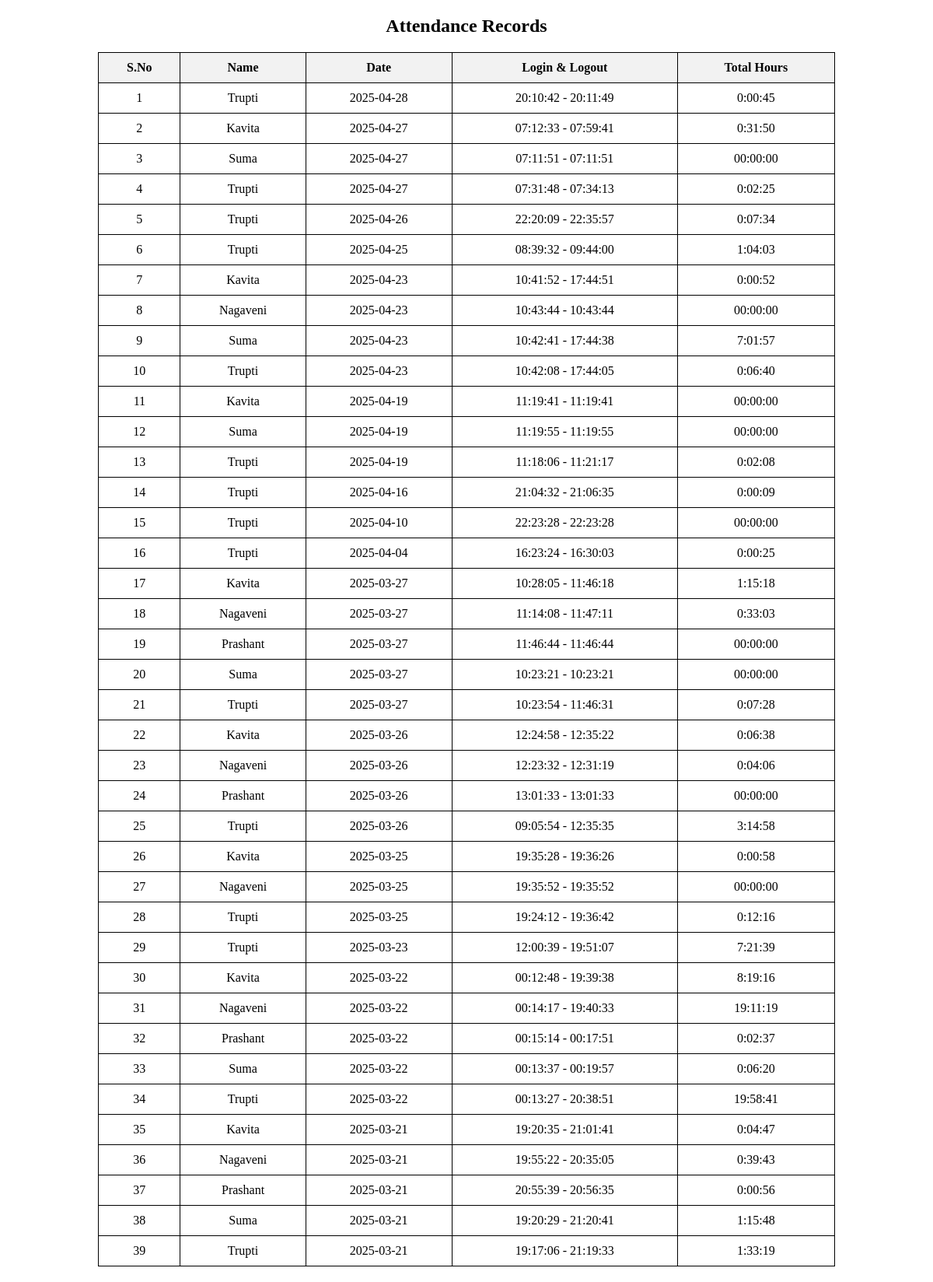
The page / on the database its author committed.
### tables this page shows
CREATE TABLE attendance (
            id INTEGER PRIMARY KEY AUTOINCREMENT,
            name TEXT NOT NULL,
            day TEXT NOT NULL,  -- Date of attendance entry
            login_logout TEXT NOT NULL,  -- Stores all login/logout times in one row per day
            total_hours TEXT NOT NULL,    -- Stores total hours for the day
            UNIQUE(name, day)  -- Ensure each student has only one row per day
        );

### app.py (the view)
@app.route('/')
def index():
    records = fetch_attendance()
    print(f"[DEBUG] {len(records)} attendance records retrieved.")
    return render_template('attendance.html', attendance=records)

### templates/attendance.html (shortened to what this page needs)
<!DOCTYPE html>
<html lang="en">
<head>
</head>
<body>
    <h2 style="text-align:center;">Attendance Records</h2>
    <table>
        <tr>
            <th>S.No</th>
            <th>Name</th>
            <th>Date</th>
            <th>Login & Logout</th>
            <th>Total Hours</th>
        </tr>
        {% for row in attendance %}
        <tr>
            <td>{{ row[0] }}</td>
            <td>{{ row[1] }}</td>
            <td>{{ row[2] }}</td>
            <td>{{ row[3] }}</td>
            <td>{{ row[4] }}</td>
        </tr>
        {% endfor %}
    </table>
</body>
</html>

### templates/attendance.html (style rules this page uses)
table { width: 80%; margin: 20px auto; border-collapse: collapse; }
th, td { border: 1px solid black; padding: 10px; text-align: center; }
th { background-color: #f2f2f2; }

### rows shown on the page
attendance: row "1", name "Trupti", day "2025-04-28", row "20:10:42 - 20:11:49", total_hours "0:00:45"
attendance: row "2", name "Kavita", day "2025-04-27", row "07:12:33 - 07:59:41", total_hours "0:31:50"
attendance: row "3", name "Suma", day "2025-04-27", row "07:11:51 - 07:11:51", total_hours "00:00:00"
attendance: row "4", name "Trupti", day "2025-04-27", row "07:31:48 - 07:34:13", total_hours "0:02:25"
attendance: row "5", name "Trupti", day "2025-04-26", row "22:20:09 - 22:35:57", total_hours "0:07:34"
attendance: row "6", name "Trupti", day "2025-04-25", row "08:39:32 - 09:44:00", total_hours "1:04:03"
attendance: row "7", name "Kavita", day "2025-04-23", row "10:41:52 - 17:44:51", total_hours "0:00:52"
attendance: row "8", name "Nagaveni", day "2025-04-23", row "10:43:44 - 10:43:44", total_hours "00:00:00"
attendance: row "9", name "Suma", day "2025-04-23", row "10:42:41 - 17:44:38", total_hours "7:01:57"
attendance: row "10", name "Trupti", day "2025-04-23", row "10:42:08 - 17:44:05", total_hours "0:06:40"
attendance: row "11", name "Kavita", day "2025-04-19", row "11:19:41 - 11:19:41", total_hours "00:00:00"
attendance: row "12", name "Suma", day "2025-04-19", row "11:19:55 - 11:19:55", total_hours "00:00:00"
attendance: row "13", name "Trupti", day "2025-04-19", row "11:18:06 - 11:21:17", total_hours "0:02:08"
attendance: row "14", name "Trupti", day "2025-04-16", row "21:04:32 - 21:06:35", total_hours "0:00:09"
attendance: row "15", name "Trupti", day "2025-04-10", row "22:23:28 - 22:23:28", total_hours "00:00:00"
attendance: row "16", name "Trupti", day "2025-04-04", row "16:23:24 - 16:30:03", total_hours "0:00:25"
attendance: row "17", name "Kavita", day "2025-03-27", row "10:28:05 - 11:46:18", total_hours "1:15:18"
attendance: row "18", name "Nagaveni", day "2025-03-27", row "11:14:08 - 11:47:11", total_hours "0:33:03"
attendance: row "19", name "Prashant", day "2025-03-27", row "11:46:44 - 11:46:44", total_hours "00:00:00"
attendance: row "20", name "Suma", day "2025-03-27", row "10:23:21 - 10:23:21", total_hours "00:00:00"
attendance: row "21", name "Trupti", day "2025-03-27", row "10:23:54 - 11:46:31", total_hours "0:07:28"
attendance: row "22", name "Kavita", day "2025-03-26", row "12:24:58 - 12:35:22", total_hours "0:06:38"
attendance: row "23", name "Nagaveni", day "2025-03-26", row "12:23:32 - 12:31:19", total_hours "0:04:06"
attendance: row "24", name "Prashant", day "2025-03-26", row "13:01:33 - 13:01:33", total_hours "00:00:00"
attendance: row "25", name "Trupti", day "2025-03-26", row "09:05:54 - 12:35:35", total_hours "3:14:58"
attendance: row "26", name "Kavita", day "2025-03-25", row "19:35:28 - 19:36:26", total_hours "0:00:58"
attendance: row "27", name "Nagaveni", day "2025-03-25", row "19:35:52 - 19:35:52", total_hours "00:00:00"
attendance: row "28", name "Trupti", day "2025-03-25", row "19:24:12 - 19:36:42", total_hours "0:12:16"
attendance: row "29", name "Trupti", day "2025-03-23", row "12:00:39 - 19:51:07", total_hours "7:21:39"
attendance: row "30", name "Kavita", day "2025-03-22", row "00:12:48 - 19:39:38", total_hours "8:19:16"
attendance: row "31", name "Nagaveni", day "2025-03-22", row "00:14:17 - 19:40:33", total_hours "19:11:19"
attendance: row "32", name "Prashant", day "2025-03-22", row "00:15:14 - 00:17:51", total_hours "0:02:37"
attendance: row "33", name "Suma", day "2025-03-22", row "00:13:37 - 00:19:57", total_hours "0:06:20"
attendance: row "34", name "Trupti", day "2025-03-22", row "00:13:27 - 20:38:51", total_hours "19:58:41"
attendance: row "35", name "Kavita", day "2025-03-21", row "19:20:35 - 21:01:41", total_hours "0:04:47"
attendance: row "36", name "Nagaveni", day "2025-03-21", row "19:55:22 - 20:35:05", total_hours "0:39:43"
attendance: row "37", name "Prashant", day "2025-03-21", row "20:55:39 - 20:56:35", total_hours "0:00:56"
attendance: row "38", name "Suma", day "2025-03-21", row "19:20:29 - 21:20:41", total_hours "1:15:48"
attendance: row "39", name "Trupti", day "2025-03-21", total_hours "19:17:06 - 21:19:33", total_hours "1:33:19"
